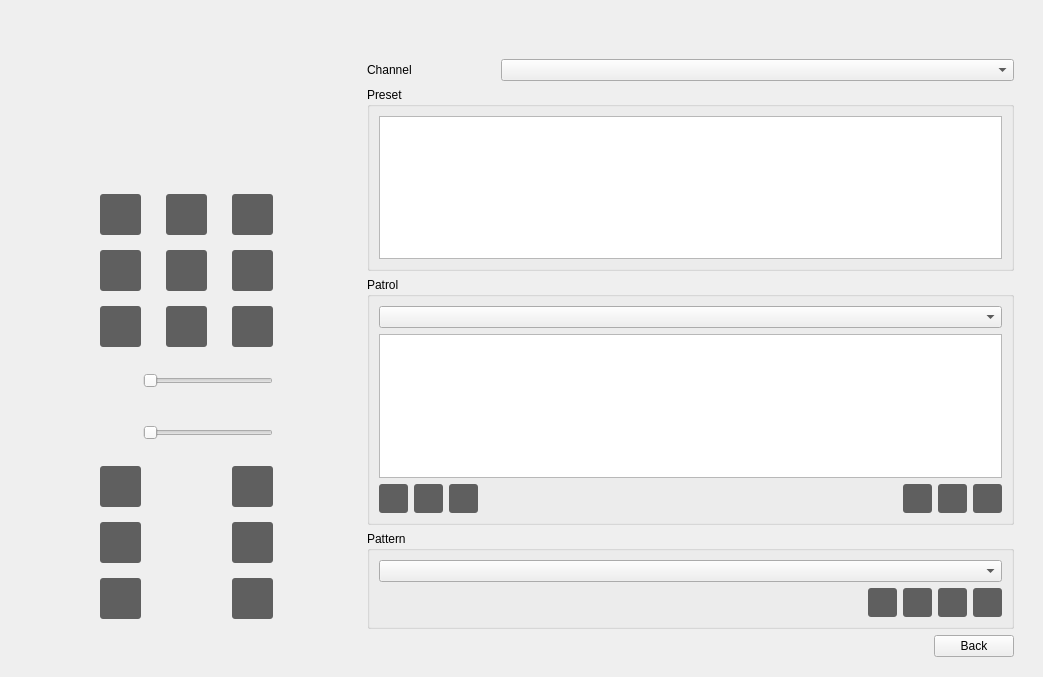
<?xml version="1.0" encoding="UTF-8"?>
<ui version="4.0">
 <class>PtzConfiguration</class>
 <widget class="QWidget" name="PtzConfiguration">
  <property name="geometry">
   <rect>
    <x>0</x>
    <y>0</y>
    <width>1043</width>
    <height>677</height>
   </rect>
  </property>
  <property name="windowTitle">
   <string>Form</string>
  </property>
  <layout class="QVBoxLayout" name="verticalLayout">
   <property name="spacing">
    <number>0</number>
   </property>
   <item>
    <widget class="TabBar" name="widget_tab" native="true">
     <property name="minimumSize">
      <size>
       <width>0</width>
       <height>30</height>
      </size>
     </property>
    </widget>
   </item>
   <item>
    <widget class="QStackedWidget" name="stackedWidget">
     <property name="currentIndex">
      <number>0</number>
     </property>
     <widget class="QWidget" name="page_config">
      <layout class="QHBoxLayout" name="horizontalLayout_4">
       <item>
        <widget class="QWidget" name="widget_left" native="true">
         <property name="sizePolicy">
          <sizepolicy hsizetype="Preferred" vsizetype="Preferred">
           <horstretch>1</horstretch>
           <verstretch>0</verstretch>
          </sizepolicy>
         </property>
         <layout class="QVBoxLayout" name="verticalLayout_3">
          <item>
           <widget class="CommonVideo" name="widget_video" native="true">
            <property name="minimumSize">
             <size>
              <width>200</width>
              <height>100</height>
             </size>
            </property>
           </widget>
          </item>
          <item>
           <widget class="QWidget" name="widget_control" native="true">
            <property name="sizePolicy">
             <sizepolicy hsizetype="Preferred" vsizetype="Preferred">
              <horstretch>0</horstretch>
              <verstretch>1</verstretch>
             </sizepolicy>
            </property>
            <property name="styleSheet">
             <string notr="true">QToolButton
{
	outline: 0px;
	border: 0px;
	border-radius: 3px;
	padding: 5px;
	color: #FFFFFF;
	background-color: #5F5F5F;
}
QToolButton:disabled
{
    background-color: rgb(190, 190, 190);
}
QToolButton:hover
{
	background-color: #2B9CC6;
}
QToolButton:pressed
{
	background-color: #5F5F5F;
}
QToolButton:checked
{
	background-color: #2B9CC6;
}
QLabel
{
    background-color: transparent;
    color: #4A4A4A;
    padding-left: 0px;
    padding-right: 0px;
}</string>
            </property>
            <layout class="QVBoxLayout" name="verticalLayout_6">
             <item>
              <spacer name="verticalSpacer_2">
               <property name="orientation">
                <enum>Qt::Vertical</enum>
               </property>
               <property name="sizeHint" stdset="0">
                <size>
                 <width>20</width>
                 <height>10</height>
                </size>
               </property>
              </spacer>
             </item>
             <item>
              <layout class="QGridLayout" name="gridLayout_2">
               <property name="horizontalSpacing">
                <number>25</number>
               </property>
               <property name="verticalSpacing">
                <number>15</number>
               </property>
               <item row="7" column="2">
                <widget class="QLabel" name="label_iris">
                 <property name="minimumSize">
                  <size>
                   <width>37</width>
                   <height>37</height>
                  </size>
                 </property>
                 <property name="text">
                  <string/>
                 </property>
                 <property name="pixmap">
                  <pixmap>:/ptz/ptz/iris_b.png</pixmap>
                 </property>
                 <property name="alignment">
                  <set>Qt::AlignCenter</set>
                 </property>
                </widget>
               </item>
               <item row="2" column="3">
                <widget class="QToolButton" name="toolButton_RIGHT_DOWN">
                 <property name="text">
                  <string/>
                 </property>
                 <property name="icon">
                  <iconset>
                   <normaloff>:/ptz/ptz/rightdown.png</normaloff>:/ptz/ptz/rightdown.png</iconset>
                 </property>
                 <property name="iconSize">
                  <size>
                   <width>28</width>
                   <height>28</height>
                  </size>
                 </property>
                </widget>
               </item>
               <item row="6" column="3">
                <widget class="QToolButton" name="toolButton_focus_add">
                 <property name="text">
                  <string/>
                 </property>
                 <property name="icon">
                  <iconset>
                   <normaloff>:/ptz/ptz/plus.png</normaloff>:/ptz/ptz/plus.png</iconset>
                 </property>
                 <property name="iconSize">
                  <size>
                   <width>28</width>
                   <height>28</height>
                  </size>
                 </property>
                </widget>
               </item>
               <item row="2" column="2">
                <widget class="QToolButton" name="toolButton_DOWN">
                 <property name="text">
                  <string/>
                 </property>
                 <property name="icon">
                  <iconset>
                   <normaloff>:/ptz/ptz/down.png</normaloff>:/ptz/ptz/down.png</iconset>
                 </property>
                 <property name="iconSize">
                  <size>
                   <width>28</width>
                   <height>28</height>
                  </size>
                 </property>
                </widget>
               </item>
               <item row="1" column="4">
                <spacer name="horizontalSpacer_8">
                 <property name="orientation">
                  <enum>Qt::Horizontal</enum>
                 </property>
                 <property name="sizeHint" stdset="0">
                  <size>
                   <width>40</width>
                   <height>20</height>
                  </size>
                 </property>
                </spacer>
               </item>
               <item row="1" column="0">
                <spacer name="horizontalSpacer_7">
                 <property name="orientation">
                  <enum>Qt::Horizontal</enum>
                 </property>
                 <property name="sizeHint" stdset="0">
                  <size>
                   <width>40</width>
                   <height>20</height>
                  </size>
                 </property>
                </spacer>
               </item>
               <item row="1" column="1">
                <widget class="QToolButton" name="toolButton_LEFT">
                 <property name="text">
                  <string/>
                 </property>
                 <property name="icon">
                  <iconset>
                   <normaloff>:/ptz/ptz/left.png</normaloff>:/ptz/ptz/left.png</iconset>
                 </property>
                 <property name="iconSize">
                  <size>
                   <width>28</width>
                   <height>28</height>
                  </size>
                 </property>
                </widget>
               </item>
               <item row="0" column="2">
                <widget class="QToolButton" name="toolButton_UP">
                 <property name="text">
                  <string/>
                 </property>
                 <property name="icon">
                  <iconset>
                   <normaloff>:/ptz/ptz/up.png</normaloff>:/ptz/ptz/up.png</iconset>
                 </property>
                 <property name="iconSize">
                  <size>
                   <width>28</width>
                   <height>28</height>
                  </size>
                 </property>
                </widget>
               </item>
               <item row="2" column="1">
                <widget class="QToolButton" name="toolButton_LEFT_DOWN">
                 <property name="text">
                  <string/>
                 </property>
                 <property name="icon">
                  <iconset>
                   <normaloff>:/ptz/ptz/leftdown.png</normaloff>:/ptz/ptz/leftdown.png</iconset>
                 </property>
                 <property name="iconSize">
                  <size>
                   <width>28</width>
                   <height>28</height>
                  </size>
                 </property>
                </widget>
               </item>
               <item row="6" column="1">
                <widget class="QToolButton" name="toolButton_focus_sub">
                 <property name="text">
                  <string/>
                 </property>
                 <property name="icon">
                  <iconset>
                   <normaloff>:/ptz/ptz/minus.png</normaloff>:/ptz/ptz/minus.png</iconset>
                 </property>
                 <property name="iconSize">
                  <size>
                   <width>28</width>
                   <height>28</height>
                  </size>
                 </property>
                </widget>
               </item>
               <item row="0" column="1">
                <widget class="QToolButton" name="toolButton_LEFT_UP">
                 <property name="enabled">
                  <bool>true</bool>
                 </property>
                 <property name="text">
                  <string/>
                 </property>
                 <property name="icon">
                  <iconset>
                   <normaloff>:/ptz/ptz/leftup.png</normaloff>:/ptz/ptz/leftup.png</iconset>
                 </property>
                 <property name="iconSize">
                  <size>
                   <width>28</width>
                   <height>28</height>
                  </size>
                 </property>
                </widget>
               </item>
               <item row="5" column="3">
                <widget class="QToolButton" name="toolButton_zoom_add">
                 <property name="text">
                  <string/>
                 </property>
                 <property name="icon">
                  <iconset>
                   <normaloff>:/ptz/ptz/plus.png</normaloff>:/ptz/ptz/plus.png</iconset>
                 </property>
                 <property name="iconSize">
                  <size>
                   <width>28</width>
                   <height>28</height>
                  </size>
                 </property>
                </widget>
               </item>
               <item row="0" column="3">
                <widget class="QToolButton" name="toolButton_RIGHT_UP">
                 <property name="text">
                  <string/>
                 </property>
                 <property name="icon">
                  <iconset>
                   <normaloff>:/ptz/ptz/rightup.png</normaloff>:/ptz/ptz/rightup.png</iconset>
                 </property>
                 <property name="iconSize">
                  <size>
                   <width>28</width>
                   <height>28</height>
                  </size>
                 </property>
                </widget>
               </item>
               <item row="7" column="1">
                <widget class="QToolButton" name="toolButton_iris_sub">
                 <property name="text">
                  <string/>
                 </property>
                 <property name="icon">
                  <iconset>
                   <normaloff>:/ptz/ptz/minus.png</normaloff>:/ptz/ptz/minus.png</iconset>
                 </property>
                 <property name="iconSize">
                  <size>
                   <width>28</width>
                   <height>28</height>
                  </size>
                 </property>
                </widget>
               </item>
               <item row="1" column="2">
                <widget class="QToolButton" name="toolButton_autoScan">
                 <property name="text">
                  <string/>
                 </property>
                 <property name="icon">
                  <iconset>
                   <normaloff>:/ptz/ptz/center.png</normaloff>:/ptz/ptz/center.png</iconset>
                 </property>
                 <property name="iconSize">
                  <size>
                   <width>28</width>
                   <height>28</height>
                  </size>
                 </property>
                 <property name="checkable">
                  <bool>true</bool>
                 </property>
                </widget>
               </item>
               <item row="5" column="1">
                <widget class="QToolButton" name="toolButton_zoom_sub">
                 <property name="text">
                  <string/>
                 </property>
                 <property name="icon">
                  <iconset>
                   <normaloff>:/ptz/ptz/minus.png</normaloff>:/ptz/ptz/minus.png</iconset>
                 </property>
                 <property name="iconSize">
                  <size>
                   <width>28</width>
                   <height>28</height>
                  </size>
                 </property>
                </widget>
               </item>
               <item row="7" column="3">
                <widget class="QToolButton" name="toolButton_iris_add">
                 <property name="text">
                  <string/>
                 </property>
                 <property name="icon">
                  <iconset>
                   <normaloff>:/ptz/ptz/plus.png</normaloff>:/ptz/ptz/plus.png</iconset>
                 </property>
                 <property name="iconSize">
                  <size>
                   <width>28</width>
                   <height>28</height>
                  </size>
                 </property>
                </widget>
               </item>
               <item row="1" column="3">
                <widget class="QToolButton" name="toolButton_RIGHT">
                 <property name="text">
                  <string/>
                 </property>
                 <property name="icon">
                  <iconset>
                   <normaloff>:/ptz/ptz/right.png</normaloff>:/ptz/ptz/right.png</iconset>
                 </property>
                 <property name="iconSize">
                  <size>
                   <width>28</width>
                   <height>28</height>
                  </size>
                 </property>
                </widget>
               </item>
               <item row="6" column="2">
                <widget class="QLabel" name="label_focus">
                 <property name="minimumSize">
                  <size>
                   <width>37</width>
                   <height>37</height>
                  </size>
                 </property>
                 <property name="text">
                  <string/>
                 </property>
                 <property name="pixmap">
                  <pixmap>:/ptz/ptz/focus_b.png</pixmap>
                 </property>
                 <property name="alignment">
                  <set>Qt::AlignCenter</set>
                 </property>
                </widget>
               </item>
               <item row="5" column="2">
                <widget class="QLabel" name="label_zoom_2">
                 <property name="minimumSize">
                  <size>
                   <width>37</width>
                   <height>37</height>
                  </size>
                 </property>
                 <property name="text">
                  <string/>
                 </property>
                 <property name="pixmap">
                  <pixmap>:/ptz/ptz/zoom_b.png</pixmap>
                 </property>
                 <property name="alignment">
                  <set>Qt::AlignCenter</set>
                 </property>
                </widget>
               </item>
               <item row="4" column="1" colspan="3">
                <widget class="QWidget" name="widget_zoom" native="true">
                 <layout class="QHBoxLayout" name="horizontalLayout_7">
                  <property name="leftMargin">
                   <number>0</number>
                  </property>
                  <property name="topMargin">
                   <number>0</number>
                  </property>
                  <property name="rightMargin">
                   <number>0</number>
                  </property>
                  <property name="bottomMargin">
                   <number>0</number>
                  </property>
                  <item>
                   <widget class="QLabel" name="label_zoom">
                    <property name="minimumSize">
                     <size>
                      <width>37</width>
                      <height>37</height>
                     </size>
                    </property>
                    <property name="text">
                     <string/>
                    </property>
                    <property name="pixmap">
                     <pixmap>:/ptz/ptz/zoom_b.png</pixmap>
                    </property>
                    <property name="alignment">
                     <set>Qt::AlignCenter</set>
                    </property>
                   </widget>
                  </item>
                  <item>
                   <widget class="BaseSlider" name="slider_zoom">
                    <property name="sizePolicy">
                     <sizepolicy hsizetype="Expanding" vsizetype="Ignored">
                      <horstretch>0</horstretch>
                      <verstretch>0</verstretch>
                     </sizepolicy>
                    </property>
                    <property name="orientation">
                     <enum>Qt::Horizontal</enum>
                    </property>
                   </widget>
                  </item>
                 </layout>
                </widget>
               </item>
               <item row="3" column="1" colspan="3">
                <widget class="QWidget" name="widget_speed" native="true">
                 <layout class="QHBoxLayout" name="horizontalLayout_3">
                  <property name="leftMargin">
                   <number>0</number>
                  </property>
                  <property name="topMargin">
                   <number>0</number>
                  </property>
                  <property name="rightMargin">
                   <number>0</number>
                  </property>
                  <property name="bottomMargin">
                   <number>0</number>
                  </property>
                  <item>
                   <widget class="QLabel" name="label_speed">
                    <property name="minimumSize">
                     <size>
                      <width>37</width>
                      <height>37</height>
                     </size>
                    </property>
                    <property name="text">
                     <string/>
                    </property>
                    <property name="pixmap">
                     <pixmap>:/ptz/ptz/speed_b.png</pixmap>
                    </property>
                    <property name="alignment">
                     <set>Qt::AlignCenter</set>
                    </property>
                   </widget>
                  </item>
                  <item>
                   <widget class="BaseSlider" name="slider_speed">
                    <property name="sizePolicy">
                     <sizepolicy hsizetype="Expanding" vsizetype="Ignored">
                      <horstretch>0</horstretch>
                      <verstretch>0</verstretch>
                     </sizepolicy>
                    </property>
                    <property name="orientation">
                     <enum>Qt::Horizontal</enum>
                    </property>
                   </widget>
                  </item>
                 </layout>
                </widget>
               </item>
              </layout>
             </item>
             <item>
              <spacer name="verticalSpacer_3">
               <property name="orientation">
                <enum>Qt::Vertical</enum>
               </property>
               <property name="sizeHint" stdset="0">
                <size>
                 <width>20</width>
                 <height>10</height>
                </size>
               </property>
              </spacer>
             </item>
            </layout>
           </widget>
          </item>
         </layout>
        </widget>
       </item>
       <item>
        <widget class="QWidget" name="widget_right" native="true">
         <property name="sizePolicy">
          <sizepolicy hsizetype="Preferred" vsizetype="Preferred">
           <horstretch>2</horstretch>
           <verstretch>0</verstretch>
          </sizepolicy>
         </property>
         <property name="styleSheet">
          <string notr="true">QToolButton
{
    outline: 0px;
    border: 0px;
    border-radius: 3px;
    padding: 5px;
    color: #FFFFFF;
    background-color: #5F5F5F;
}
QToolButton:disabled
{
    background-color: rgb(190, 190, 190);
    color: rgb(150, 150, 150);
}
QToolButton:hover
{
    background-color: #2B9CC6;
}
QToolButton:pressed
{
    background-color: #5F5F5F;
}</string>
         </property>
         <layout class="QVBoxLayout" name="verticalLayout_2">
          <property name="bottomMargin">
           <number>0</number>
          </property>
          <item>
           <layout class="QHBoxLayout" name="horizontalLayout">
            <item>
             <widget class="QLabel" name="label_channel">
              <property name="sizePolicy">
               <sizepolicy hsizetype="Preferred" vsizetype="Preferred">
                <horstretch>1</horstretch>
                <verstretch>0</verstretch>
               </sizepolicy>
              </property>
              <property name="text">
               <string>Channel</string>
              </property>
             </widget>
            </item>
            <item>
             <widget class="ComboBox" name="comboBox_channel">
              <property name="sizePolicy">
               <sizepolicy hsizetype="Expanding" vsizetype="Fixed">
                <horstretch>4</horstretch>
                <verstretch>0</verstretch>
               </sizepolicy>
              </property>
             </widget>
            </item>
           </layout>
          </item>
          <item>
           <widget class="QGroupBox" name="groupBox_preset">
            <property name="title">
             <string>Preset</string>
            </property>
            <property name="flat">
             <bool>true</bool>
            </property>
            <layout class="QVBoxLayout" name="verticalLayout_7">
             <item>
              <widget class="TableView" name="tableView_preset"/>
             </item>
            </layout>
           </widget>
          </item>
          <item>
           <widget class="QGroupBox" name="groupBox_patrol">
            <property name="title">
             <string>Patrol</string>
            </property>
            <property name="flat">
             <bool>true</bool>
            </property>
            <layout class="QVBoxLayout" name="verticalLayout_8">
             <item>
              <widget class="ComboBox" name="comboBox_patrol"/>
             </item>
             <item>
              <widget class="TableView" name="tableView_patrol"/>
             </item>
             <item>
              <layout class="QHBoxLayout" name="horizontalLayout_9">
               <item>
                <widget class="MyToolButton" name="toolButton_patrol_add">
                 <property name="styleSheet">
                  <string notr="true">QToolButton
{
image: url(:/ptz/ptz/patrolAdd.png);
}
</string>
                 </property>
                 <property name="text">
                  <string/>
                 </property>
                </widget>
               </item>
               <item>
                <widget class="MyToolButton" name="toolButton_patrol_up">
                 <property name="styleSheet">
                  <string notr="true">QToolButton
{
image: url(:/ptz/ptz/patrolUp.png);
}
</string>
                 </property>
                 <property name="text">
                  <string/>
                 </property>
                </widget>
               </item>
               <item>
                <widget class="MyToolButton" name="toolButton_patrol_down">
                 <property name="styleSheet">
                  <string notr="true">QToolButton
{
image: url(:/ptz/ptz/patrolDown.png);
}</string>
                 </property>
                 <property name="text">
                  <string/>
                 </property>
                </widget>
               </item>
               <item>
                <spacer name="horizontalSpacer_2">
                 <property name="orientation">
                  <enum>Qt::Horizontal</enum>
                 </property>
                 <property name="sizeHint" stdset="0">
                  <size>
                   <width>40</width>
                   <height>20</height>
                  </size>
                 </property>
                </spacer>
               </item>
               <item>
                <widget class="MyToolButton" name="toolButton_patrol_play">
                 <property name="styleSheet">
                  <string notr="true">QToolButton
{
image: url(:/ptz/ptz/play_hover.png);
}
</string>
                 </property>
                 <property name="text">
                  <string/>
                 </property>
                </widget>
               </item>
               <item>
                <widget class="MyToolButton" name="toolButton_patrol_stop">
                 <property name="styleSheet">
                  <string notr="true">QToolButton
{
image: url(:/ptz/ptz/patrolStop_hover.png);
}
</string>
                 </property>
                 <property name="text">
                  <string/>
                 </property>
                </widget>
               </item>
               <item>
                <widget class="MyToolButton" name="toolButton_patrol_delete">
                 <property name="styleSheet">
                  <string notr="true">QToolButton
{
image: url(:/ptz/ptz/delete_hover.png);
}
</string>
                 </property>
                 <property name="text">
                  <string/>
                 </property>
                </widget>
               </item>
              </layout>
             </item>
            </layout>
           </widget>
          </item>
          <item>
           <widget class="QGroupBox" name="groupBox_pattern">
            <property name="title">
             <string>Pattern</string>
            </property>
            <property name="flat">
             <bool>true</bool>
            </property>
            <layout class="QVBoxLayout" name="verticalLayout_9">
             <item>
              <widget class="ComboBox" name="comboBox_pattern"/>
             </item>
             <item>
              <layout class="QHBoxLayout" name="horizontalLayout_8">
               <item>
                <spacer name="horizontalSpacer">
                 <property name="orientation">
                  <enum>Qt::Horizontal</enum>
                 </property>
                 <property name="sizeHint" stdset="0">
                  <size>
                   <width>40</width>
                   <height>20</height>
                  </size>
                 </property>
                </spacer>
               </item>
               <item>
                <widget class="MyToolButton" name="toolButton_pattern_record">
                 <property name="styleSheet">
                  <string notr="true">QToolButton
{
image: url(:/ptz/ptz/patternRecord.png);
}
QToolButton:checked
{
image: url(:/ptz/ptz/patternRecord_hover.png);
}</string>
                 </property>
                 <property name="text">
                  <string/>
                 </property>
                 <property name="checkable">
                  <bool>true</bool>
                 </property>
                </widget>
               </item>
               <item>
                <widget class="MyToolButton" name="toolButton_pattern_play">
                 <property name="styleSheet">
                  <string notr="true">QToolButton
{
image: url(:/ptz/ptz/play_hover.png);
}
</string>
                 </property>
                 <property name="text">
                  <string/>
                 </property>
                </widget>
               </item>
               <item>
                <widget class="MyToolButton" name="toolButton_pattern_stop">
                 <property name="styleSheet">
                  <string notr="true">QToolButton
{
image: url(:/ptz/ptz/patrolStop_hover.png);
}
</string>
                 </property>
                 <property name="text">
                  <string/>
                 </property>
                </widget>
               </item>
               <item>
                <widget class="MyToolButton" name="toolButton_pattern_delete">
                 <property name="styleSheet">
                  <string notr="true">QToolButton
{
image: url(:/ptz/ptz/delete_hover.png);
}
</string>
                 </property>
                 <property name="text">
                  <string/>
                 </property>
                </widget>
               </item>
              </layout>
             </item>
            </layout>
           </widget>
          </item>
          <item>
           <layout class="QHBoxLayout" name="horizontalLayout_5">
            <item>
             <spacer name="horizontalSpacer_3">
              <property name="orientation">
               <enum>Qt::Horizontal</enum>
              </property>
              <property name="sizeHint" stdset="0">
               <size>
                <width>40</width>
                <height>20</height>
               </size>
              </property>
             </spacer>
            </item>
            <item>
             <widget class="MyPushButton" name="pushButton_back">
              <property name="text">
               <string>Back</string>
              </property>
             </widget>
            </item>
           </layout>
          </item>
         </layout>
        </widget>
       </item>
      </layout>
     </widget>
     <widget class="QWidget" name="page_advanced">
      <layout class="QVBoxLayout" name="verticalLayout_4">
       <item>
        <widget class="QWidget" name="widget_background" native="true">
         <layout class="QVBoxLayout" name="verticalLayout_5">
          <item>
           <layout class="QGridLayout" name="gridLayout">
            <item row="0" column="0">
             <widget class="QLabel" name="label_channel_2">
              <property name="sizePolicy">
               <sizepolicy hsizetype="Preferred" vsizetype="Preferred">
                <horstretch>1</horstretch>
                <verstretch>0</verstretch>
               </sizepolicy>
              </property>
              <property name="text">
               <string>Channel</string>
              </property>
             </widget>
            </item>
            <item row="0" column="1">
             <widget class="ComboBox" name="comboBox_channel_2">
              <property name="sizePolicy">
               <sizepolicy hsizetype="Preferred" vsizetype="Fixed">
                <horstretch>4</horstretch>
                <verstretch>0</verstretch>
               </sizepolicy>
              </property>
             </widget>
            </item>
            <item row="1" column="0">
             <widget class="QLabel" name="label_connectionType">
              <property name="text">
               <string>Connection Type</string>
              </property>
             </widget>
            </item>
            <item row="1" column="1">
             <widget class="ComboBox" name="comboBox_connectionType">
              <item>
               <property name="text">
                <string>ONVIF</string>
               </property>
              </item>
              <item>
               <property name="text">
                <string>RS485</string>
               </property>
              </item>
             </widget>
            </item>
            <item row="2" column="0">
             <widget class="QLabel" name="label_baudRate">
              <property name="text">
               <string>Baud Rate</string>
              </property>
             </widget>
            </item>
            <item row="2" column="1">
             <widget class="ComboBox" name="comboBox_baudRate">
              <item>
               <property name="text">
                <string>1200</string>
               </property>
              </item>
              <item>
               <property name="text">
                <string>1800</string>
               </property>
              </item>
              <item>
               <property name="text">
                <string>2400</string>
               </property>
              </item>
              <item>
               <property name="text">
                <string>4800</string>
               </property>
              </item>
              <item>
               <property name="text">
                <string>9600</string>
               </property>
              </item>
              <item>
               <property name="text">
                <string>19200</string>
               </property>
              </item>
              <item>
               <property name="text">
                <string>38400</string>
               </property>
              </item>
              <item>
               <property name="text">
                <string>57600</string>
               </property>
              </item>
              <item>
               <property name="text">
                <string>115200</string>
               </property>
              </item>
             </widget>
            </item>
            <item row="3" column="0">
             <widget class="QLabel" name="label_dataBit">
              <property name="text">
               <string>Data Bit</string>
              </property>
             </widget>
            </item>
            <item row="3" column="1">
             <widget class="ComboBox" name="comboBox_dataBit">
              <item>
               <property name="text">
                <string>5</string>
               </property>
              </item>
              <item>
               <property name="text">
                <string>6</string>
               </property>
              </item>
              <item>
               <property name="text">
                <string>7</string>
               </property>
              </item>
              <item>
               <property name="text">
                <string>8</string>
               </property>
              </item>
             </widget>
            </item>
            <item row="4" column="0">
             <widget class="QLabel" name="label_stopBit">
              <property name="text">
               <string>StopBit</string>
              </property>
             </widget>
            </item>
            <item row="4" column="1">
             <widget class="ComboBox" name="comboBox_stopBit">
              <item>
               <property name="text">
                <string>1</string>
               </property>
              </item>
              <item>
               <property name="text">
                <string>2</string>
               </property>
              </item>
             </widget>
            </item>
            <item row="5" column="0">
             <widget class="QLabel" name="label_checksumBit">
              <property name="text">
               <string>Checksum Bit</string>
              </property>
             </widget>
            </item>
            <item row="5" column="1">
             <widget class="ComboBox" name="comboBox_checksumBit">
              <item>
               <property name="text">
                <string>None</string>
               </property>
              </item>
              <item>
               <property name="text">
                <string>Odd</string>
               </property>
              </item>
              <item>
               <property name="text">
                <string>Even</string>
               </property>
              </item>
             </widget>
            </item>
            <item row="6" column="0">
             <widget class="QLabel" name="label_protocol">
              <property name="text">
               <string>Protocol</string>
              </property>
             </widget>
            </item>
            <item row="6" column="1">
             <widget class="ComboBox" name="comboBox_protocol">
              <item>
               <property name="text">
                <string>1602-PROTOCOL</string>
               </property>
              </item>
              <item>
               <property name="text">
                <string>A-01</string>
               </property>
              </item>
              <item>
               <property name="text">
                <string>AB-D</string>
               </property>
              </item>
              <item>
               <property name="text">
                <string>AB-P</string>
               </property>
              </item>
              <item>
               <property name="text">
                <string>ADV</string>
               </property>
              </item>
              <item>
               <property name="text">
                <string>HIKVISION</string>
               </property>
              </item>
              <item>
               <property name="text">
                <string>LILIN</string>
               </property>
              </item>
              <item>
               <property name="text">
                <string>PANASONIC_CS850</string>
               </property>
              </item>
              <item>
               <property name="text">
                <string>PELCO-D</string>
               </property>
              </item>
              <item>
               <property name="text">
                <string>PELCO-P</string>
               </property>
              </item>
              <item>
               <property name="text">
                <string>SAMSUNG-E</string>
               </property>
              </item>
              <item>
               <property name="text">
                <string>SAMSUNG-T</string>
               </property>
              </item>
              <item>
               <property name="text">
                <string>SONY-D70</string>
               </property>
              </item>
              <item>
               <property name="text">
                <string>YAAN-1</string>
               </property>
              </item>
             </widget>
            </item>
            <item row="7" column="0">
             <widget class="QLabel" name="label_address">
              <property name="text">
               <string>Address</string>
              </property>
             </widget>
            </item>
            <item row="7" column="1">
             <widget class="ComboBox" name="comboBox_address"/>
            </item>
           </layout>
          </item>
          <item>
           <spacer name="verticalSpacer">
            <property name="orientation">
             <enum>Qt::Vertical</enum>
            </property>
            <property name="sizeHint" stdset="0">
             <size>
              <width>20</width>
              <height>52</height>
             </size>
            </property>
           </spacer>
          </item>
          <item>
           <layout class="QHBoxLayout" name="horizontalLayout_6">
            <item>
             <spacer name="horizontalSpacer_4">
              <property name="orientation">
               <enum>Qt::Horizontal</enum>
              </property>
              <property name="sizeHint" stdset="0">
               <size>
                <width>40</width>
                <height>20</height>
               </size>
              </property>
             </spacer>
            </item>
            <item>
             <widget class="QPushButton" name="pushButton_copy">
              <property name="text">
               <string>Copy</string>
              </property>
             </widget>
            </item>
            <item>
             <widget class="QPushButton" name="pushButton_apply">
              <property name="text">
               <string>Apply</string>
              </property>
             </widget>
            </item>
            <item>
             <widget class="QPushButton" name="pushButton_back_2">
              <property name="text">
               <string>Back</string>
              </property>
             </widget>
            </item>
           </layout>
          </item>
         </layout>
        </widget>
       </item>
      </layout>
     </widget>
    </widget>
   </item>
  </layout>
 </widget>
 <customwidgets>
  <customwidget>
   <class>ComboBox</class>
   <extends>QComboBox</extends>
   <header>combobox.h</header>
  </customwidget>
  <customwidget>
   <class>MyPushButton</class>
   <extends>QPushButton</extends>
   <header>mypushbutton.h</header>
  </customwidget>
  <customwidget>
   <class>CommonVideo</class>
   <extends>QWidget</extends>
   <header>commonvideo.h</header>
   <container>1</container>
  </customwidget>
  <customwidget>
   <class>BaseSlider</class>
   <extends>QSlider</extends>
   <header>baseslider.h</header>
   <container>1</container>
  </customwidget>
  <customwidget>
   <class>TabBar</class>
   <extends>QWidget</extends>
   <header>tabbar.h</header>
   <container>1</container>
  </customwidget>
  <customwidget>
   <class>TableView</class>
   <extends>QTableView</extends>
   <header>tableview.h</header>
  </customwidget>
  <customwidget>
   <class>MyToolButton</class>
   <extends>QToolButton</extends>
   <header>mytoolbutton.h</header>
  </customwidget>
 </customwidgets>
 <resources/>
 <connections/>
</ui>
